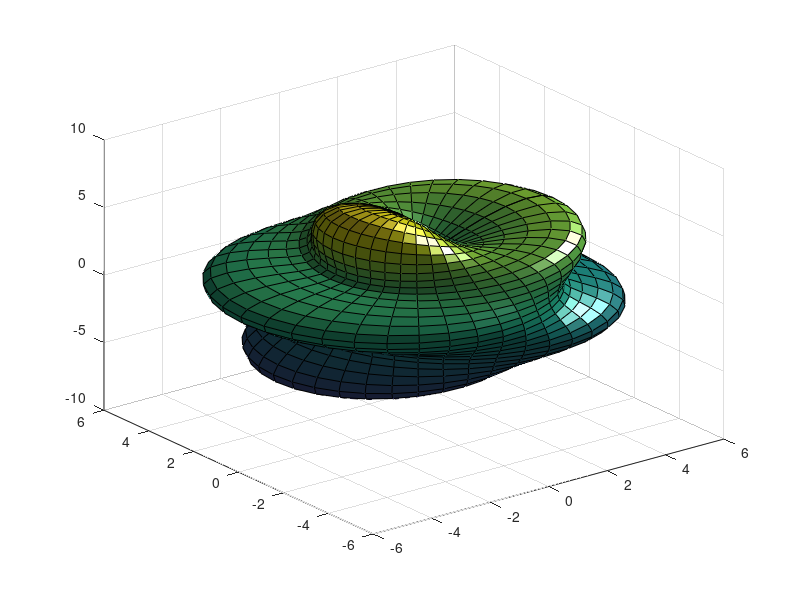

Reproduce this figure in MATLAB. (Note: this script raises an error after producing the figure.)
% Define constants.
degree = 6;
order = 1;

% Create the grid
delta = pi/40;
theta = 0 : delta : pi; % altitude
phi = 0 : 2*delta : 2*pi; % azimuth
[phi,theta] = meshgrid(phi,theta);

% Calculate the harmonic
Ymn = legendre(degree,cos(theta(:,1)));
Ymn = Ymn(order+1,:)';
yy = Ymn;
for kk = 2: size(theta,1)
    yy = [yy Ymn];
end;
yy = yy.*cos(order*phi);

order = max(max(abs(yy)));
rho = 5 + 2*yy/order;

% Apply spherical coordinate equations
r = rho.*sin(theta);
x = r.*cos(phi);    % spherical coordinate equations
y = r.*sin(phi);
z = rho.*cos(theta);

% Plot the surface
clf
surf(x,y,z)
light
lighting phong
axis tight equal off
view(40,30)
camzoom(1.5)